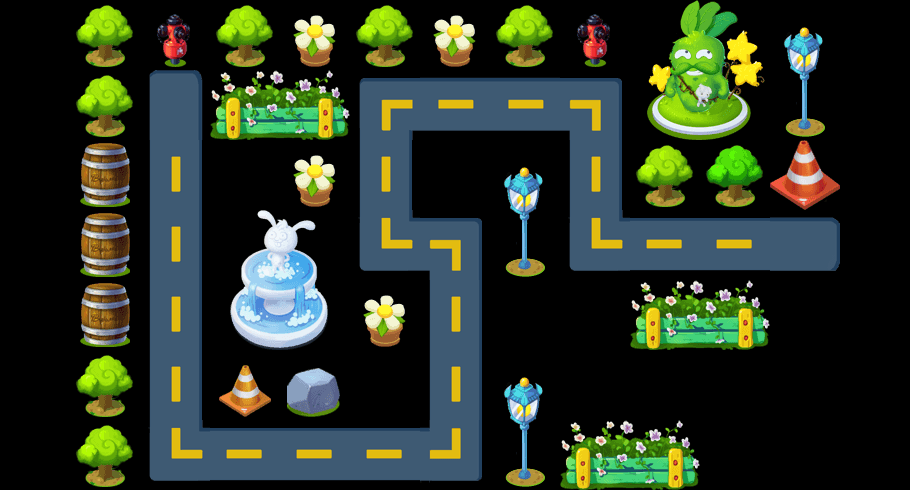

A level layout from a 2D game, rendered from its tile map. Below: a short description, then the map file with tile-grid data replaced by summaries:
An orthogonal 13x7 tile map with 70x70 px tiles, 2 tile layers (content, things) and 12 objects (2x preTower, way1_0, way1_1, way1_2, way1_3, ...).

<map version="1.0" orientation="orthogonal" width="13" height="7" tilewidth="70" tileheight="70">
 <tileset firstgid="1" name="theme1Tiles" tilewidth="70" tileheight="70" spacing="2" margin="2">
  <image source="theme3Tiles.png" width="512" height="512" />
  <tile id="5">
   <properties>
    <property name="thingIdx" value="302" />
   </properties>
  </tile>
  <tile id="7">
   <properties>
    <property name="thingIdx" value="401" />
   </properties>
  </tile>
  <tile id="9">
   <properties>
    <property name="thingIdx" value="402" />
   </properties>
  </tile>
  <tile id="11">
   <properties>
    <property name="thingIdx" value="204" />
   </properties>
  </tile>
  <tile id="12">
   <properties>
    <property name="thingIdx" value="301" />
   </properties>
  </tile>
  <tile id="14">
   <properties>
    <property name="thingIdx" value="101" />
   </properties>
  </tile>
  <tile id="15">
   <properties>
    <property name="thingIdx" value="102" />
   </properties>
  </tile>
  <tile id="16">
   <properties>
    <property name="thingIdx" value="103" />
   </properties>
  </tile>
  <tile id="17">
   <properties>
    <property name="thingIdx" value="104" />
   </properties>
  </tile>
  <tile id="18">
   <properties>
    <property name="thingIdx" value="105" />
   </properties>
  </tile>
  <tile id="19">
   <properties>
    <property name="thingIdx" value="106" />
   </properties>
  </tile>
  <tile id="20">
   <properties>
    <property name="thingIdx" value="103" />
   </properties>
  </tile>
  <tile id="24">
   <properties>
    <property name="thingIdx" value="106" />
   </properties>
  </tile>
  <tile id="25">
   <properties>
    <property name="thingIdx" value="105" />
   </properties>
  </tile>
  <tile id="26">
   <properties>
    <property name="thingIdx" value="104" />
   </properties>
  </tile>
  <tile id="27">
   <properties>
    <property name="thingIdx" value="102" />
   </properties>
  </tile>
  <tile id="28">
   <properties>
    <property name="thingIdx" value="203" />
   </properties>
  </tile>
  <tile id="29">
   <properties>
    <property name="thingIdx" value="202" />
   </properties>
  </tile>
  <tile id="30">
   <properties>
    <property name="thingIdx" value="201" />
   </properties>
  </tile>
  <tile id="32">
   <properties>
    <property name="way" value="1" />
   </properties>
  </tile>
  <tile id="33">
   <properties>
    <property name="way" value="1" />
   </properties>
  </tile>
  <tile id="34">
   <properties>
    <property name="way" value="1" />
   </properties>
  </tile>
  <tile id="35">
   <properties>
    <property name="way" value="1" />
   </properties>
  </tile>
  <tile id="36">
   <properties>
    <property name="way" value="1" />
   </properties>
  </tile>
  <tile id="37">
   <properties>
    <property name="way" value="1" />
   </properties>
  </tile>
  <tile id="38">
   <properties>
    <property name="way" value="1" />
   </properties>
  </tile>
  <tile id="39">
   <properties>
    <property name="way" value="1" />
   </properties>
  </tile>
  <tile id="40">
   <properties>
    <property name="way" value="1" />
   </properties>
  </tile>
  <tile id="41">
   <properties>
    <property name="way" value="1" />
   </properties>
  </tile>
  <tile id="42">
   <properties>
    <property name="way" value="1" />
   </properties>
  </tile>
  <tile id="43">
   <properties>
    <property name="way" value="1" />
   </properties>
  </tile>
  <tile id="44">
   <properties>
    <property name="way" value="1" />
   </properties>
  </tile>
  <tile id="45">
   <properties>
    <property name="way" value="1" />
   </properties>
  </tile>
  <tile id="46">
   <properties>
    <property name="way" value="1" />
   </properties>
  </tile>
  <tile id="47">
   <properties>
    <property name="way" value="1" />
   </properties>
  </tile>
 </tileset>
 <layer name="content" width="13" height="7">
  <data>[91 cells, 24 non-empty, 8 distinct tile ids]</data>
 </layer>
 <layer name="things" width="13" height="7">
  <data>[91 cells, 41 non-empty, 21 distinct tile ids]</data>
 </layer>
 <objectgroup name="objs" width="13" height="7">
  <object name="way1_0" x="165" y="96" width="23" height="26" />
  <object name="way1_1" x="170" y="441" width="24" height="16" />
  <object name="way1_2" x="436" y="444" width="25" height="19" />
  <object name="way1_3" x="440" y="246" width="19" height="21" />
  <object name="way1_4" x="375" y="233" width="24" height="19" />
  <object name="way1_5" x="384" y="107" width="21" height="18" />
  <object name="way1_6" x="587" y="105" width="18" height="20" />
  <object name="way1_7" x="583" y="233" width="28" height="18" />
  <object name="way1_8" x="796" y="242" width="23" height="19" />
  <object name="hero" x="452" y="314" />
  <object name="preTower" x="243" y="170">
   <properties>
    <property name="level" value="1" />
    <property name="towerIdx" value="1" />
   </properties>
  </object>
  <object name="preTower" x="453" y="172">
   <properties>
    <property name="level" value="1" />
    <property name="towerIdx" value="11" />
   </properties>
  </object>
 </objectgroup>
</map>
